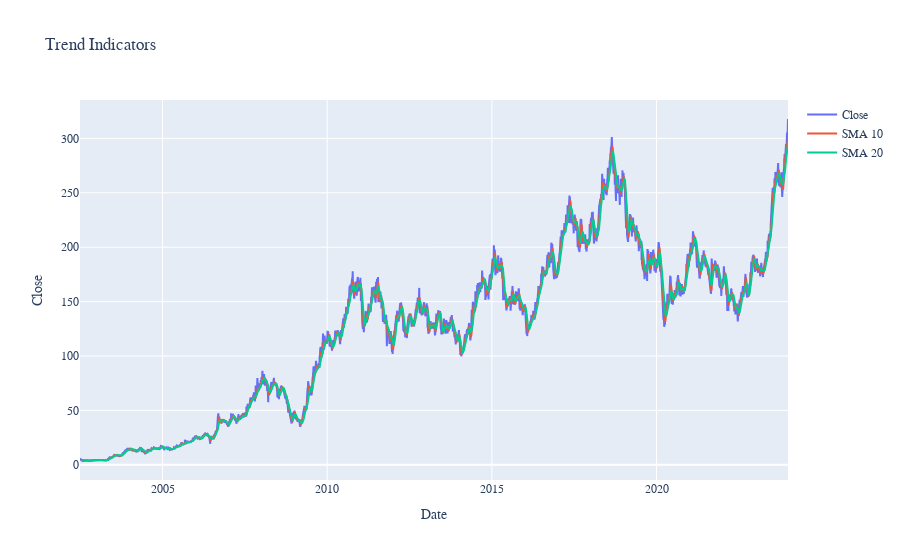

Notebook code cell kept with this figure:
### Code cell
fig = go.Figure()

fig.add_trace(go.Scatter(
    x = testDf.index,
    y = testDf["Close"],
    name = "Close"
))

fig.add_trace(go.Scatter(
    x = testDf.index,
    y = testDf["SMA 10"],
    name = "SMA 10"
))

fig.add_trace(go.Scatter(
    x = testDf.index,
    y = testDf["SMA 20"],
    name = "SMA 20"
))

fig.update_layout(xaxis_title="Date", yaxis_title="Close", title="Trend Indicators", font=dict(family="Courier, new monospace", size=12))

### Figure 1 — Plotly figure (JSON) as saved in the notebook; plotly's stock layout.template omitted (floating-point values rounded to 4 significant figures; data arrays with more than 128 entries replaced by an {"elided": "..."} marker saying what was removed)
{"data": [{"name": "Close", "type": "scatter", "x": {"elided": "5343 str values"}, "y": {"elided": "5343 float values"}}, {"name": "SMA 10", "type": "scatter", "x": {"elided": "5343 str values"}, "y": {"elided": "5343 float values"}}, {"name": "SMA 20", "type": "scatter", "x": {"elided": "5343 str values"}, "y": {"elided": "5343 float values"}}], "layout": {"font": {"family": "Courier, new monospace", "size": 12}, "title": {"text": "Trend Indicators"}, "xaxis": {"title": {"text": "Date"}}, "yaxis": {"title": {"text": "Close"}}}}
